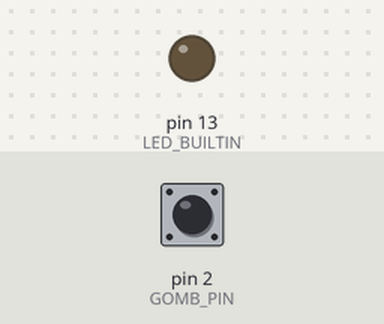
A sketch run on a simulated Arduino Uno, built with avr-gcc and run on an emulated ATmega328P. Parts: output pins drawn as LEDs (lit = HIGH). The inputs (shaded band) are chosen by the test bench; at power-on: pin 2 (GOMB_PIN) HIGH.

Above: at 1.2 s.
1.3 s: pin 2 (GOMB_PIN) pulled LOW for 0.15 s
At 2.4 s:
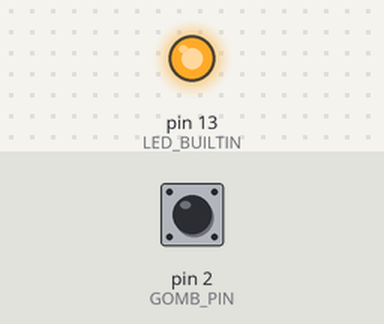
2.9 s: pin 2 (GOMB_PIN) pulled LOW for 1 s
At 3.6 s:
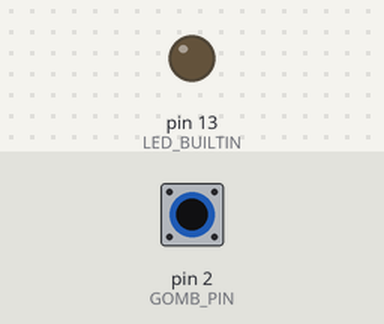
5.4 s: pin 2 (GOMB_PIN) pulled LOW for 3.2 s
At 6.7 s:
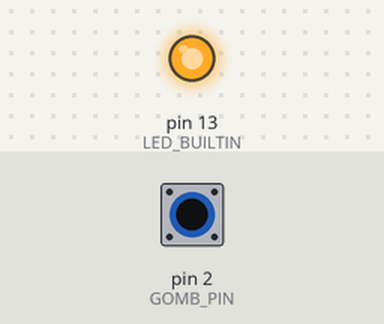
Timing chart, 0 to 8.4 s (numbered marks = the images above; inputs shaded):
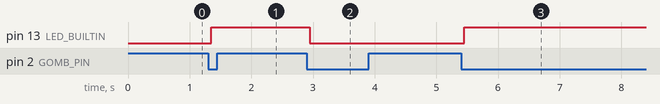

The sketch:

sketch.ino
```cpp
// 11 – Nyomógomb kapcsolóként: minden lenyomás átváltja a LED állapotát
// Nem az számít, hogy a gomb le van-e nyomva, hanem a lenyomás pillanata.
// Pergésmentesítés millis()-szel: a gomb állapotát csak akkor fogadjuk el, ha már
// 50 ms óta nem változott. Közben a loop() nem áll meg, tehát mást is csinálhatna.

const int GOMB_PIN = 2;
const unsigned long PERGES_MS = 50;  // ennyi ideig kell stabilnak lennie a gombnak

bool ledBe = false;              // világít-e most a LED
int stabilAllapot = HIGH;        // a pergés nélküli, elfogadott gombállapot
int elozoNyers = HIGH;           // az előző loop()-ban olvasott érték
unsigned long utolsoValtas = 0;  // mikor változott utoljára a nyers érték

void setup() {
  pinMode(LED_BUILTIN, OUTPUT);
  pinMode(GOMB_PIN, INPUT_PULLUP);
}

void loop() {
  int nyers = digitalRead(GOMB_PIN);
  if (nyers != elozoNyers) {
    utolsoValtas = millis();  // még pereg: újraindul a várakozás
  }
  elozoNyers = nyers;

  if (millis() - utolsoValtas > PERGES_MS && nyers != stabilAllapot) {
    stabilAllapot = nyers;       // 50 ms óta nem változott: elfogadjuk
    if (stabilAllapot == LOW) {  // most nyomták le
      ledBe = !ledBe;            // átváltás: be -> ki, ki -> be
      digitalWrite(LED_BUILTIN, ledBe);
    }
  }
}
```

Measured:
- after the input at 1.3 s, pin 13 (LED_BUILTIN): LOW → HIGH after 0.05 s
- after the input at 2.9 s, pin 13 (LED_BUILTIN): HIGH → LOW after 0.05 s
- after the input at 5.4 s, pin 13 (LED_BUILTIN): LOW → HIGH after 0.05 s
